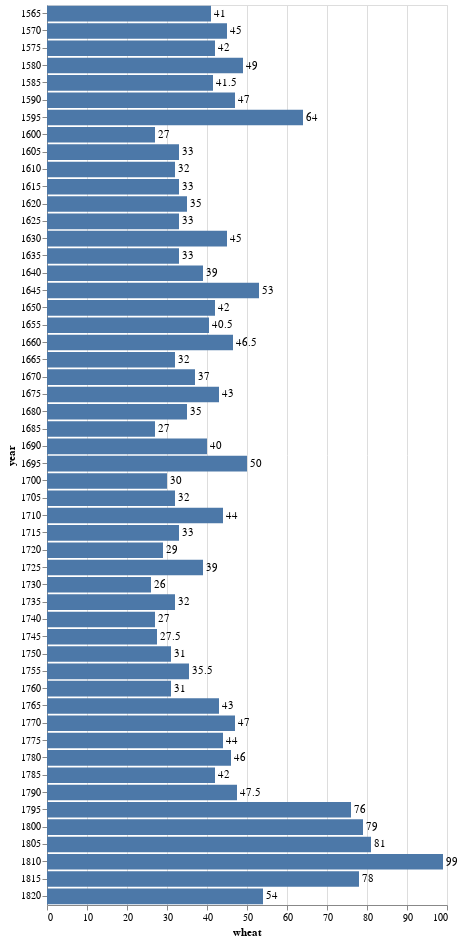

Notebook code for this chart:
### Code cell
(bars+text).properties(height=900)

### Figure 1 — Vega-Lite specification as saved in the notebook (floating-point values rounded to 4 significant figures)
{"config": {"view": {"continuousWidth": 400, "continuousHeight": 300}}, "layer": [{"mark": "bar", "encoding": {"x": {"type": "quantitative", "field": "wheat"}, "y": {"type": "ordinal", "field": "year"}}}, {"mark": {"type": "text", "align": "left", "baseline": "middle", "dx": 3}, "encoding": {"text": {"type": "quantitative", "field": "wheat"}, "x": {"type": "quantitative", "field": "wheat"}, "y": {"type": "ordinal", "field": "year"}}}], "data": {"name": "data-76d1ce26ea5761007c35827e1564d86c"}, "height": 900, "$schema": "https://vega.github.io/schema/vega-lite/v4.8.1.json", "datasets": {"data-76d1ce26ea5761007c35827e1564d86c": [{"year": 1565, "wheat": 41.0, "wages": 5.0}, {"year": 1570, "wheat": 45.0, "wages": 5.05}, {"year": 1575, "wheat": 42.0, "wages": 5.08}, {"year": 1580, "wheat": 49.0, "wages": 5.12}, {"year": 1585, "wheat": 41.5, "wages": 5.15}, {"year": 1590, "wheat": 47.0, "wages": 5.25}, {"year": 1595, "wheat": 64.0, "wages": 5.54}, {"year": 1600, "wheat": 27.0, "wages": 5.61}, {"year": 1605, "wheat": 33.0, "wages": 5.69}, {"year": 1610, "wheat": 32.0, "wages": 5.78}, {"year": 1615, "wheat": 33.0, "wages": 5.94}, {"year": 1620, "wheat": 35.0, "wages": 6.01}, {"year": 1625, "wheat": 33.0, "wages": 6.12}, {"year": 1630, "wheat": 45.0, "wages": 6.22}, {"year": 1635, "wheat": 33.0, "wages": 6.3}, {"year": 1640, "wheat": 39.0, "wages": 6.37}, {"year": 1645, "wheat": 53.0, "wages": 6.45}, {"year": 1650, "wheat": 42.0, "wages": 6.5}, {"year": 1655, "wheat": 40.5, "wages": 6.6}, {"year": 1660, "wheat": 46.5, "wages": 6.75}, {"year": 1665, "wheat": 32.0, "wages": 6.8}, {"year": 1670, "wheat": 37.0, "wages": 6.9}, {"year": 1675, "wheat": 43.0, "wages": 7.0}, {"year": 1680, "wheat": 35.0, "wages": 7.3}, {"year": 1685, "wheat": 27.0, "wages": 7.6}, {"year": 1690, "wheat": 40.0, "wages": 8.0}, {"year": 1695, "wheat": 50.0, "wages": 8.5}, {"year": 1700, "wheat": 30.0, "wages": 9.0}, {"year": 1705, "wheat": 32.0, "wages": 10.0}, {"year": 1710, "wheat": 44.0, "wages": 11.0}, {"year": 1715, "wheat": 33.0, "wages": 11.75}, {"year": 1720, "wheat": 29.0, "wages": 12.5}, {"year": 1725, "wheat": 39.0, "wages": 13.0}, {"year": 1730, "wheat": 26.0, "wages": 13.3}, {"year": 1735, "wheat": 32.0, "wages": 13.6}, {"year": 1740, "wheat": 27.0, "wages": 14.0}, {"year": 1745, "wheat": 27.5, "wages": 14.5}, {"year": 1750, "wheat": 31.0, "wages": 15.0}, {"year": 1755, "wheat": 35.5, "wages": 15.7}, {"year": 1760, "wheat": 31.0, "wages": 16.5}, {"year": 1765, "wheat": 43.0, "wages": 17.6}, {"year": 1770, "wheat": 47.0, "wages": 18.5}, {"year": 1775, "wheat": 44.0, "wages": 19.5}, {"year": 1780, "wheat": 46.0, "wages": 21.0}, {"year": 1785, "wheat": 42.0, "wages": 23.0}, {"year": 1790, "wheat": 47.5, "wages": 25.5}, {"year": 1795, "wheat": 76.0, "wages": 27.5}, {"year": 1800, "wheat": 79.0, "wages": 28.5}, {"year": 1805, "wheat": 81.0, "wages": 29.5}, {"year": 1810, "wheat": 99.0, "wages": 30.0}, {"year": 1815, "wheat": 78.0, "wages": null}, {"year": 1820, "wheat": 54.0, "wages": null}]}}
